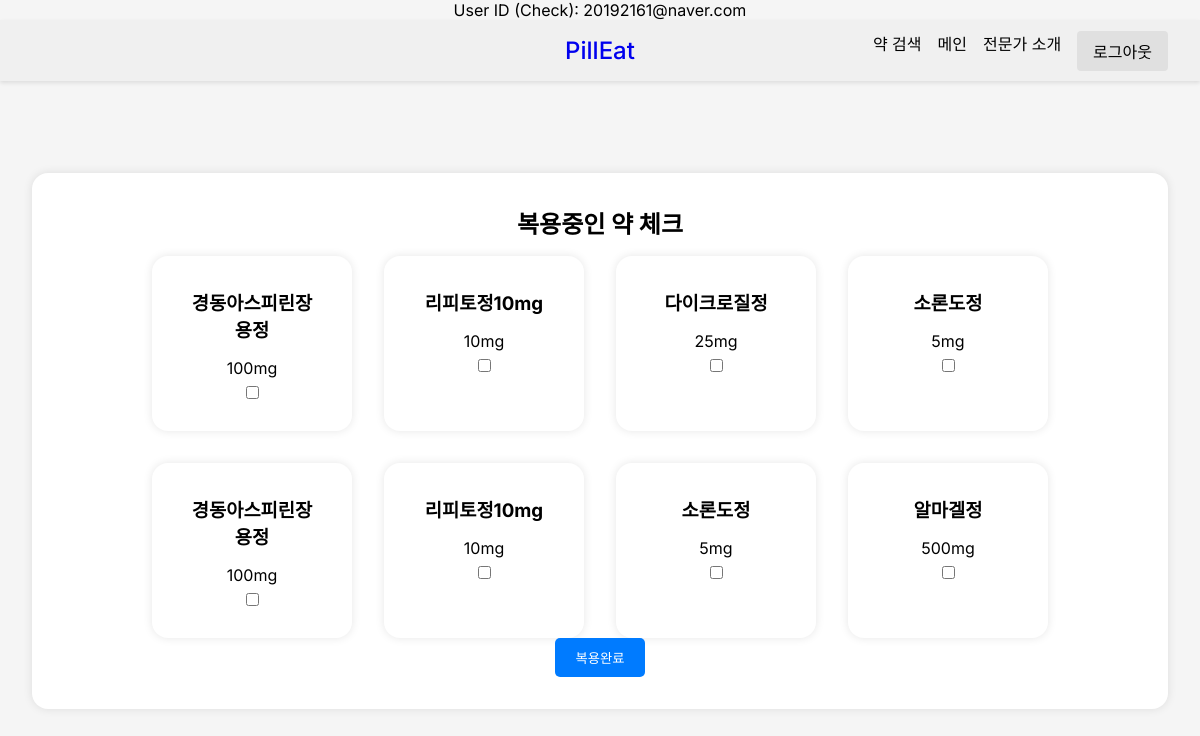
/pilleat/check.php (signed in), run on the app's committed database.
### tables this page shows
CREATE TABLE `medication` (
  `id` int NOT NULL AUTO_INCREMENT,
  `name` varchar(255) NOT NULL,
  `dosage` varchar(255) NOT NULL,
  `user_id` varchar(255) NOT NULL,
  PRIMARY KEY (`id`),
  KEY `medication_ibfk_1` (`user_id`)
);

### pilleat/check.php (the view, shortened to what this page needs)
<?php
$servername = "localhost";
$username = "root";
$password = "";
$dbname = "pilleat_db";
$conn = new mysqli($servername, $username, $password, $dbname);
$user_id = $_SESSION['id'];
echo "User ID (Check): " . htmlspecialchars($user_id);
$sql = "SELECT id, name, dosage FROM medication WHERE user_id = ?";
$stmt = $conn->prepare($sql);
$stmt->bind_param("s", $user_id);
$stmt->execute();
$result = $stmt->get_result();
$medications = [];
while ($row = $result->fetch_assoc()) {
    $medications[] = $row;
}
?>
<!DOCTYPE html>
<html lang="ko">
<head>
    <link rel="stylesheet" href="check.css">
</head>
<body>
    <header>
        <div class="nav">
            <div class=" logo"><a href="index.php">PillEat</div>
            <div class="menu">
                <a href="search.php">약 검색</a>
                <a href="index.php">메인</a>
                <a href="expert.php">전문가 소개</a>
                <a href="logout.php" class="login-btn">로그아웃</a>
            </div>
        </div>
    </header>
    <main>
        <div class="content">
            <h2>복용중인 약 체크</h2>
            <form method="post" action="check.php">
                <?php if (!empty($medications)): ?>
                    <div class="cards">
                        <?php foreach ($medications as $medication): ?>
                            <div class="card">
                                <h3><?php echo htmlspecialchars($medication['name']); ?></h3>
                                <p><?php echo htmlspecialchars($medication['dosage']); ?></p>
                                <input type="checkbox" name="completed[]" value="<?php echo $medication['id']; ?>">
                            </div>
                        <?php endforeach; ?>
                    </div>
                    <button type="submit">복용완료</button>
                <?php else: ?>
                    <p>복용중인 약이 없습니다.</p>
                <?php endif; ?>
            </form>
        </div>
    </main>
</body>
</html>

### pilleat/check.css (style rules this page uses)
* { margin: 0; padding: 0; box-sizing: border-box; text-decoration: none; font-family: 'Inter', sans-serif; }
body { display: flex; flex-direction: column; min-height: 100vh; background-color: #f5f5f5; justify-content: center; align-items: center; }
header { background: #f0f0f0; padding: 1rem; color: #000; width: 100%; box-shadow: 0 2px 4px rgba(0, 0, 0, 0.1); }
.nav { display: flex; justify-content: center; align-items: center; position: relative; }
.nav .logo { font-size: 1.5rem; font-weight: 500; text-align: center; color: #000; }
.nav .menu { display: flex; gap: 1rem; position: absolute; right: 1rem; }
.nav .menu a { color: #000; font-size: 1rem; text-decoration: none; }
.nav .menu a.login-btn { background: #e0e0e0; padding: 0.5rem 1rem; border-radius: 4px; }
main { flex: 1; padding: 2rem; display: flex; justify-content: center; align-items: center; width: 100%; }
.content { display: flex; flex-direction: column; align-items: center; width: 100%; max-width: 1200px; padding: 2rem; background: #fff; border-radius: 16px; box-shadow: 0 0 10px rgba(0, 0, 0, 0.1); }
.content h2 { margin-bottom: 1rem; color: #000; }
.cards { display: flex; gap: 2rem; flex-wrap: wrap; justify-content: center; }
.card { background: #fff; padding: 2rem; border-radius: 16px; box-shadow: 0 0 10px rgba(0, 0, 0, 0.1); text-align: center; width: 200px; }
.card h3 { margin-bottom: 1rem; color: #000; }
.card p { margin: 0.5rem 0; color: #000; }
form { display: flex; flex-direction: column; align-items: center; width: 100%; }
form button { padding: 10px 20px; background-color: #007bff; color: white; border: none; border-radius: 5px; cursor: pointer; transition: background-color 0.3s; }

### data on the page
medication: name "경동아스피린장용정", dosage "100mg"
medication: name "리피토정10mg", dosage "10mg"
medication: name "다이크로질정", dosage "25mg"
medication: name "소론도정", dosage "5mg"
medication: name "경동아스피린장용정", dosage "100mg"
medication: name "리피토정10mg", dosage "10mg"
medication: name "소론도정", dosage "5mg"
medication: name "알마겔정", dosage "500mg"

### other printed values
$user_id "20192161@naver.com"
